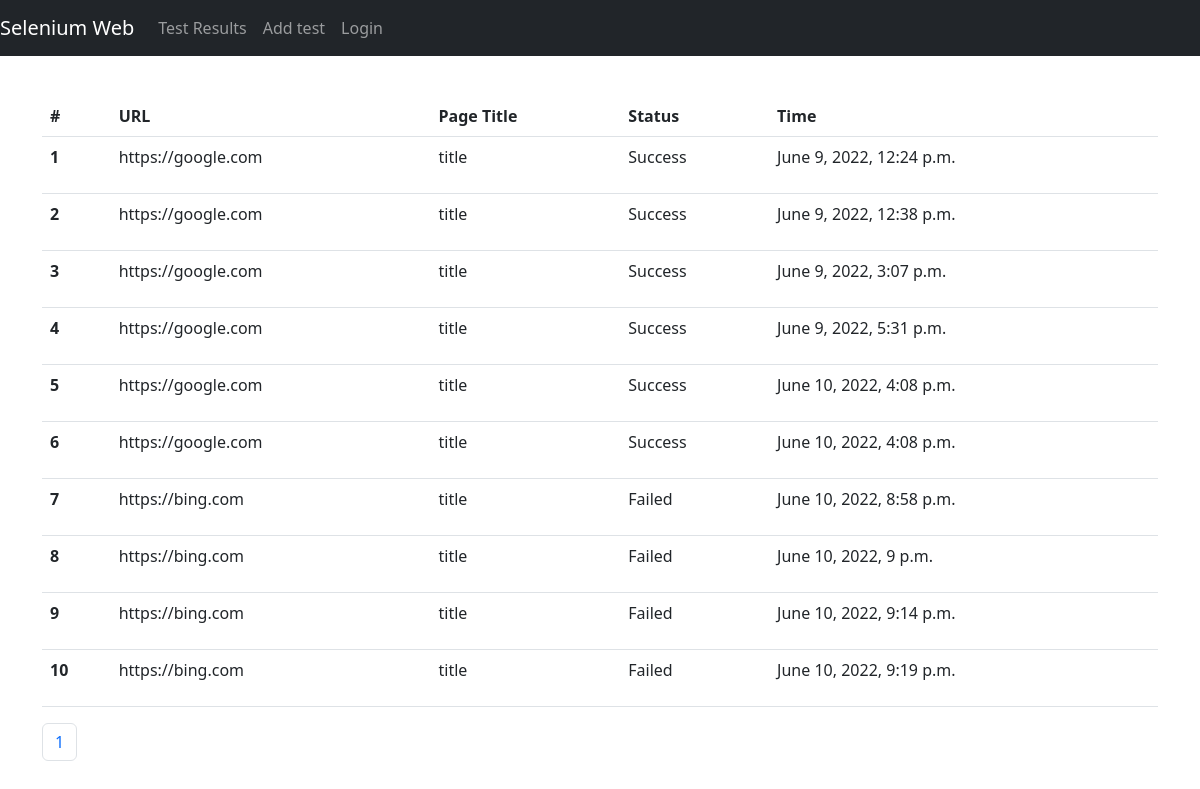
The page / on the database its author committed.
### core_app/models.py (models this page shows, shortened)
class E2ETestResults(models.Model):
    link = models.TextField()  # link --> url
    page_title = models.CharField(max_length=200)
    status = models.CharField(max_length=10)
    created = models.DateTimeField(auto_now_add=True)
    updated = models.DateTimeField(auto_now=True)

### core_app/views.py (the view)
# urls.py: path("", E2ETestResultsListView.as_view(), name="e2e-test-results-list"),
class E2ETestResultsListView(generic.ListView):
    model = E2ETestResults
    template_name = TEST_RESULTS_TEMPLATE
    paginate_by = 10

### core_app/templates/core_app/pages/e2e-test-results-list.html (shortened to what this page needs)
{% extends "../layout/base.html" %}
{% block content %}
<div class="mt-5 py-5">
    <table class="table">
        <thead>
            <tr>
                <th scope="col">#</th>
                <th scope="col">URL</th>
                <th scope="col">Page Title</th>
                <th scope="col">Status</th>
                <th scope="col">Time</th>
            </tr>
        </thead>
        <tbody>
            {% for item in object_list %}
            <tr>
                <th scope="row">{{ item.id }}</th>
                <td>
                    <p>{{ item.link }}</p>
                </td>
                <td>{{ item.page_title }}</td>
                <td>{{ item.status }}</td>
                <td>{{ item.created }}</td>
            </tr>
            {% endfor %}
        </tbody>
    </table>
    {% if page_obj %}
    <nav aria-label="Page navigation example">
        <ul class="pagination">
            <li class="page-item"><a class="page-link" href="?page={{ page_obj.number }}">{{ page_obj.number }}</a></li>
        </ul>
    </nav>
    {% endif %}
</div>
{% endblock content %}

### rows shown on the page
E2ETestResults: id "1", link "https://google.com", page_title "title", status "Success", created "June 9, 2022, 12:24 p.m."
E2ETestResults: id "2", link "https://google.com", page_title "title", status "Success", created "June 9, 2022, 12:38 p.m."
E2ETestResults: id "3", link "https://google.com", page_title "title", status "Success", created "June 9, 2022, 3:07 p.m."
E2ETestResults: id "4", link "https://google.com", page_title "title", status "Success", created "June 9, 2022, 5:31 p.m."
E2ETestResults: id "5", link "https://google.com", page_title "title", status "Success", created "June 10, 2022, 4:08 p.m."
E2ETestResults: id "6", link "https://google.com", page_title "title", status "Success", created "June 10, 2022, 4:08 p.m."
E2ETestResults: id "7", link "https://bing.com", page_title "title", status "Failed", created "June 10, 2022, 8:58 p.m."
E2ETestResults: id "8", link "https://bing.com", page_title "title", status "Failed", created "June 10, 2022, 9 p.m."
E2ETestResults: id "9", link "https://bing.com", page_title "title", status "Failed", created "June 10, 2022, 9:14 p.m."
E2ETestResults: id "10", link "https://bing.com", page_title "title", status "Failed", created "June 10, 2022, 9:19 p.m."

### other values the page prints
{{ page_obj.number }} "1"
